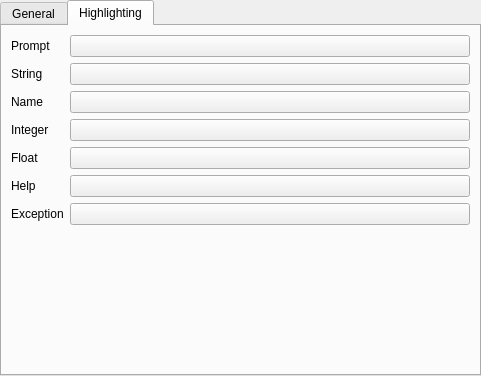
<?xml version="1.0" encoding="UTF-8"?>
<ui version="4.0">
 <class>ConsoleConfig</class>
 <widget class="KTabWidget" name="ConsoleConfig">
  <property name="geometry">
   <rect>
    <x>0</x>
    <y>0</y>
    <width>481</width>
    <height>376</height>
   </rect>
  </property>
  <property name="windowTitle">
   <string>ConsoleConfig</string>
  </property>
  <property name="currentIndex">
   <number>1</number>
  </property>
  <widget class="QWidget" name="generalTab">
   <attribute name="title">
    <string>General</string>
   </attribute>
   <layout class="QGridLayout" name="gridLayout_2">
    <item row="1" column="3">
     <widget class="KLineEdit" name="ps2">
      <property name="whatsThis">
       <string>Continuation prompt</string>
      </property>
      <property name="text">
       <string>...</string>
      </property>
     </widget>
    </item>
    <item row="1" column="1">
     <widget class="KLineEdit" name="ps1">
      <property name="whatsThis">
       <string>Main prompt</string>
      </property>
      <property name="text">
       <string>&gt;&gt;&gt;</string>
      </property>
     </widget>
    </item>
    <item row="1" column="2">
     <widget class="QLabel" name="labelPs2">
      <property name="text">
       <string>Continuation Prompt</string>
      </property>
      <property name="buddy">
       <cstring>ps2</cstring>
      </property>
     </widget>
    </item>
    <item row="1" column="0">
     <widget class="QLabel" name="labelPs1">
      <property name="text">
       <string>Main Prompt</string>
      </property>
      <property name="buddy">
       <cstring>ps1</cstring>
      </property>
     </widget>
    </item>
    <item row="0" column="0" colspan="4">
     <widget class="KFontChooser" name="font">
      <property name="whatsThis">
       <string>Main display font</string>
      </property>
     </widget>
    </item>
   </layout>
  </widget>
  <widget class="QWidget" name="coloursTab">
   <attribute name="title">
    <string>Highlighting</string>
   </attribute>
   <layout class="QFormLayout" name="formLayout">
    <item row="0" column="0">
     <widget class="QLabel" name="promptLabel">
      <property name="text">
       <string>Prompt</string>
      </property>
      <property name="buddy">
       <cstring>promptColour</cstring>
      </property>
     </widget>
    </item>
    <item row="0" column="1">
     <widget class="KColorButton" name="promptColour"/>
    </item>
    <item row="1" column="0">
     <widget class="QLabel" name="stringLabel">
      <property name="text">
       <string>String</string>
      </property>
      <property name="buddy">
       <cstring>stringColour</cstring>
      </property>
     </widget>
    </item>
    <item row="1" column="1">
     <widget class="KColorButton" name="stringColour"/>
    </item>
    <item row="2" column="0">
     <widget class="QLabel" name="nameLabel">
      <property name="text">
       <string>Name</string>
      </property>
      <property name="buddy">
       <cstring>nameColour</cstring>
      </property>
     </widget>
    </item>
    <item row="2" column="1">
     <widget class="KColorButton" name="nameColour"/>
    </item>
    <item row="3" column="0">
     <widget class="QLabel" name="integerLabel">
      <property name="text">
       <string>Integer</string>
      </property>
      <property name="buddy">
       <cstring>integerColour</cstring>
      </property>
     </widget>
    </item>
    <item row="3" column="1">
     <widget class="KColorButton" name="integerColour"/>
    </item>
    <item row="4" column="0">
     <widget class="QLabel" name="floatLabel">
      <property name="text">
       <string>Float</string>
      </property>
      <property name="buddy">
       <cstring>floatColour</cstring>
      </property>
     </widget>
    </item>
    <item row="4" column="1">
     <widget class="KColorButton" name="floatColour"/>
    </item>
    <item row="5" column="0">
     <widget class="QLabel" name="helpLabel">
      <property name="text">
       <string>Help</string>
      </property>
      <property name="buddy">
       <cstring>helpColour</cstring>
      </property>
     </widget>
    </item>
    <item row="5" column="1">
     <widget class="KColorButton" name="helpColour"/>
    </item>
    <item row="6" column="0">
     <widget class="QLabel" name="exceptionLabel">
      <property name="text">
       <string>Exception</string>
      </property>
      <property name="buddy">
       <cstring>exceptionColour</cstring>
      </property>
     </widget>
    </item>
    <item row="6" column="1">
     <widget class="KColorButton" name="exceptionColour"/>
    </item>
   </layout>
  </widget>
 </widget>
 <customwidgets>
  <customwidget>
   <class>KColorButton</class>
   <extends>QPushButton</extends>
   <header>kcolorbutton.h</header>
  </customwidget>
  <customwidget>
   <class>KFontChooser</class>
   <extends>QWidget</extends>
   <header>kfontdialog.h</header>
  </customwidget>
  <customwidget>
   <class>KLineEdit</class>
   <extends>QLineEdit</extends>
   <header>klineedit.h</header>
  </customwidget>
  <customwidget>
   <class>KTabWidget</class>
   <extends>QTabWidget</extends>
   <header>ktabwidget.h</header>
   <container>1</container>
  </customwidget>
 </customwidgets>
 <tabstops>
  <tabstop>ps1</tabstop>
  <tabstop>ps2</tabstop>
  <tabstop>promptColour</tabstop>
  <tabstop>stringColour</tabstop>
  <tabstop>nameColour</tabstop>
  <tabstop>integerColour</tabstop>
  <tabstop>floatColour</tabstop>
  <tabstop>helpColour</tabstop>
  <tabstop>exceptionColour</tabstop>
 </tabstops>
 <resources/>
 <connections/>
</ui>
